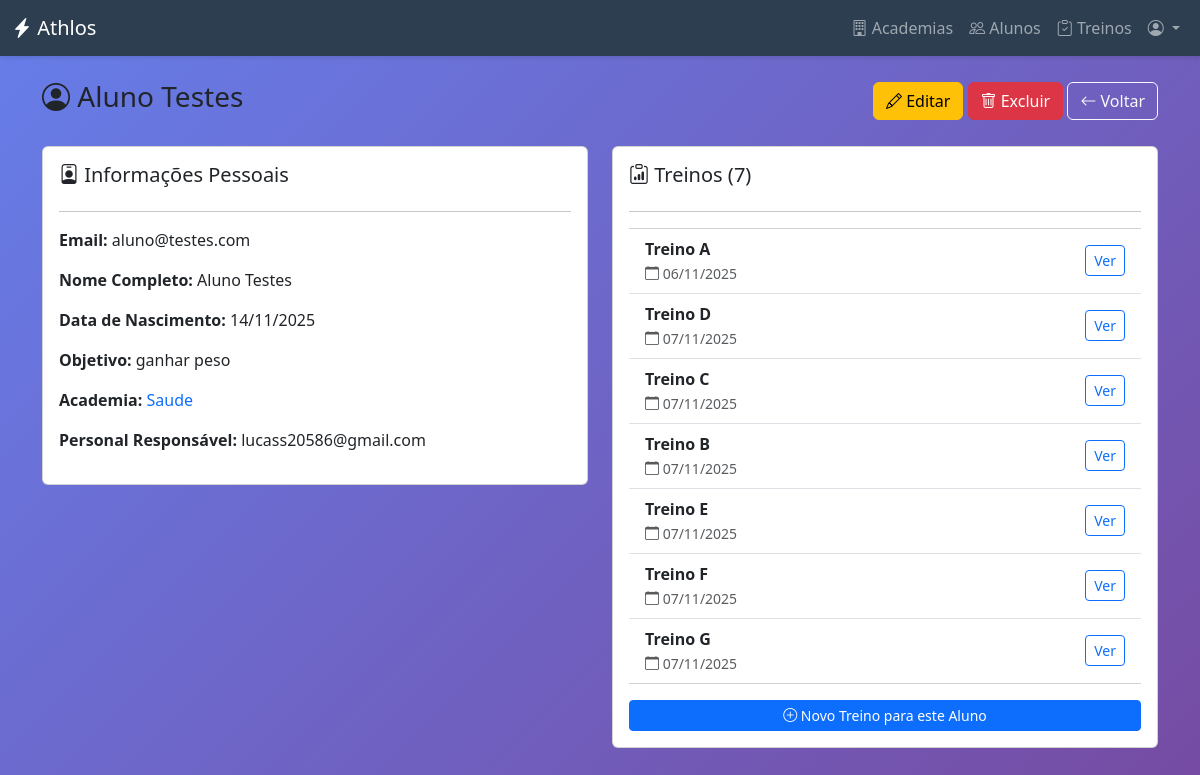
/alunos/15/ (signed in), run on an earlier commit of the app's database.
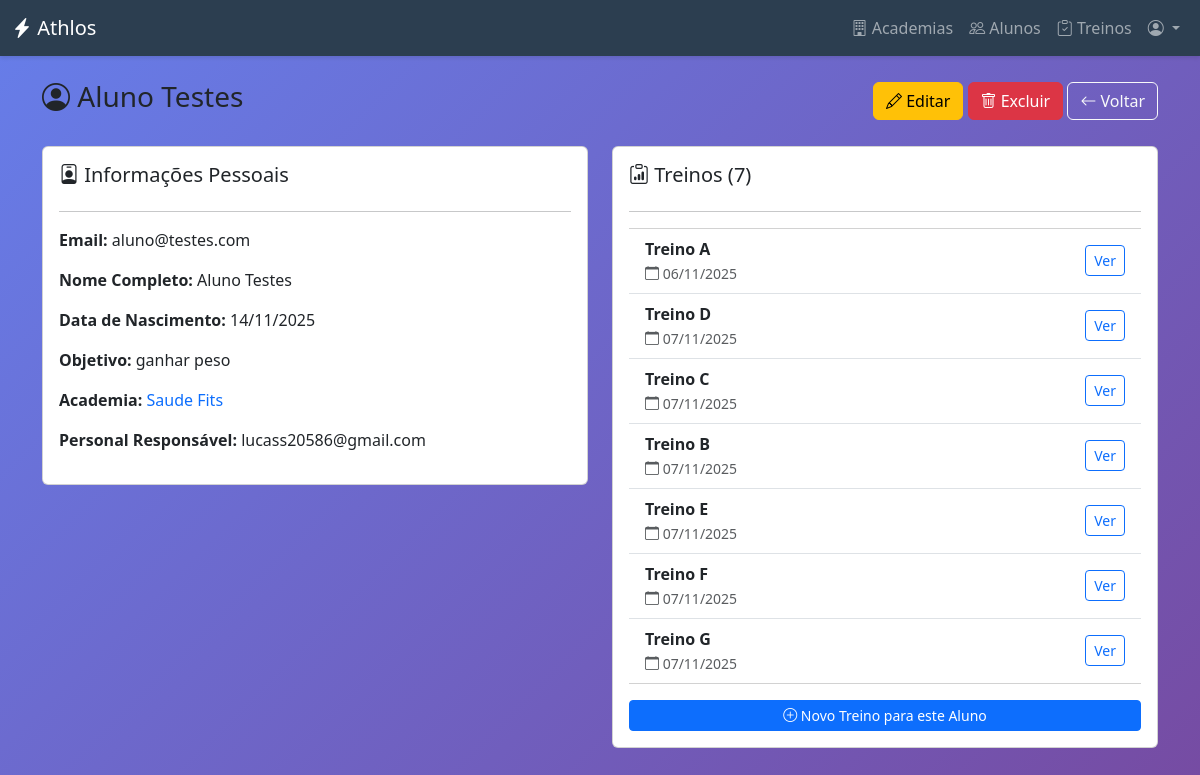
And on a later commit of the database.
### academias/models.py (models this page shows, shortened)
class Aluno(models.Model):
    user = models.OneToOneField(
        settings.AUTH_USER_MODEL,
        on_delete=models.CASCADE,
        primary_key=True,
        verbose_name="Usuário",
        limit_choices_to={"user_type": "ALUNO"},
    )
    personal_responsavel = models.ForeignKey(
        PersonalTrainer,
        on_delete=models.SET_NULL,
        null=True,
        blank=True,
        related_name="alunos",
        verbose_name="Personal Trainer Responsável",
    )
    academia = models.ForeignKey(
        Academia,
        on_delete=models.SET_NULL,
        null=True,
        blank=True,
        related_name="alunos",
        verbose_name="Academia",
    )
    data_nascimento = models.DateField(
        null=True, blank=True, verbose_name="Data de Nascimento"
    )
    objetivo = models.CharField(
        max_length=255, blank=True, null=True, verbose_name="Objetivo de Treino"
    )

class Academia(models.Model):
    nome_fantasia = models.CharField(max_length=100, verbose_name="Nome Fantasia")
    cnpj = models.CharField(max_length=18, unique=True, verbose_name="CNPJ")
    endereco = models.CharField(max_length=255, verbose_name="Endereço")
    telefone = models.CharField(max_length=15, verbose_name="Telefone")
    data_criacao = models.DateTimeField(
        auto_now_add=True, verbose_name="Data de Criação"
    )
    class Meta:
        verbose_name = "Academia"
        verbose_name_plural = "Academias"

class PersonalTrainer(models.Model):
    user = models.OneToOneField(
        settings.AUTH_USER_MODEL,
        on_delete=models.CASCADE,
        primary_key=True,
        verbose_name="Usuário",
        limit_choices_to={"user_type": "PERSONAL"},
    )
    cref = models.CharField(max_length=20, unique=True, verbose_name="CREF")
    especialidade = models.CharField(
        max_length=100, blank=True, null=True, verbose_name="Especialidade"
    )

### usuarios/models.py (models this page shows, shortened)
class CustomUser(AbstractUser):
    class TipoUsuario(models.TextChoices):
        ADMIN_SISTEMA = "ADMIN_SISTEMA", "Admin do Sistema"
        ADMIN_ACADEMIA = "ADMIN", "Admin da Academia"
        PERSONAL_TRAINER = "PERSONAL", "Personal Trainer"
        ALUNO = "ALUNO", "Aluno"
    email = models.EmailField(unique=True, verbose_name="Endereço de e-mail")
    user_type = models.CharField(
        max_length=20,
        choices=TipoUsuario.choices,
        default=TipoUsuario.ALUNO,
        verbose_name="Tipo de Usuário",
    )
    academia = models.ForeignKey(
        "academias.Academia",
        on_delete=models.SET_NULL,
        null=True,
        blank=True,
        verbose_name="Academia",
    )
    groups = models.ManyToManyField(
        Group,
        verbose_name="groups",
        blank=True,
        help_text=(
            "The groups this user belongs to. A user will get all permissions "
            "granted to each of their groups."
        ),
        related_name="customuser_groups",
        related_query_name="user",
    )
    user_permissions = models.ManyToManyField(
        Permission,
        verbose_name="user permissions",
        blank=True,
        help_text="Specific permissions for this user.",
        related_name="customuser_permissions",
        related_query_name="user",
    )
    USERNAME_FIELD = "email"
    REQUIRED_FIELDS = ["username", "first_name", "last_name"]

### core/views.py (the view)
# urls.py: path("alunos/<int:pk>/", views.aluno_detail, name="aluno_detail"),
@login_required
def aluno_detail(request, pk):
    aluno = get_object_or_404(Aluno, pk=pk)
    user = request.user
    allowed = False
    if user.user_type in ["ADMIN", "ADMIN_SISTEMA"]:
        allowed = True
    elif user.user_type == "PERSONAL" and hasattr(user, "personaltrainer"):
        if aluno.personal_responsavel == user.personaltrainer:
            allowed = True
    if not allowed:
        messages.error(request, "Acesso negado.")
        return redirect("dashboard")
    treinos = Treino.objects.filter(aluno=aluno)
    return render(
        request, "core/alunos/aluno_detail.html", {"aluno": aluno, "treinos": treinos}
    )

### core/templates/core/alunos/aluno_detail.html (shortened to what this page needs)
{% extends 'core/base.html' %}
{% block content %}
<div class="container py-4">
    <div class="d-flex justify-content-between align-items-center mb-4">
        <h3><i class="bi bi-person-circle"></i> {{ aluno.user.get_full_name|default:aluno.user.email }}</h3>
        <div>
            <a href="{% url 'aluno_edit' aluno.pk %}" class="btn btn-warning">
                <i class="bi bi-pencil"></i> Editar
            </a>
            <button type="button" class="btn btn-danger" data-bs-toggle="modal" data-bs-target="#deleteModal">
                <i class="bi bi-trash"></i> Excluir
            </button>
            <button onclick="history.back()" class="btn btn-outline-light">
                <i class="bi bi-arrow-left"></i> Voltar
            </button>
        </div>
    </div>
    <div class="row">
        <div class="col-md-6">
            <div class="card card-body mb-3">
                <h5><i class="bi bi-person-badge"></i> Informações Pessoais</h5>
                <hr>
                <p><strong>Email:</strong> {{ aluno.user.email }}</p>
                <p><strong>Nome Completo:</strong> {{ aluno.user.first_name }} {{ aluno.user.last_name }}</p>
                <p><strong>Data de Nascimento:</strong> {{ aluno.data_nascimento|date:"d/m/Y"|default:"Não informado" }}
                </p>
                <p><strong>Objetivo:</strong> {{ aluno.objetivo|default:"Não definido" }}</p>
                <p><strong>Academia:</strong>
                    {% if aluno.academia %}
                    <a href="{% url 'academia_detail' aluno.academia.pk %}" class="text-decoration-none">
                        {{ aluno.academia.nome_fantasia }}
                    </a>
                    {% else %}
                    <span class="text-muted">Não atribuído</span>
                    {% endif %}
                </p>
                <p><strong>Personal Responsável:</strong>
                    {% if aluno.personal_responsavel %}
                    {{ aluno.personal_responsavel.user.get_full_name|default:aluno.personal_responsavel.user.email }}
                    {% else %}
                    <span class="text-muted">Não atribuído</span>
                    {% endif %}
                </p>
            </div>
        </div>
        <div class="col-md-6">
            <div class="card card-body mb-3">
                <h5><i class="bi bi-clipboard-data"></i> Treinos ({{ treinos.count }})</h5>
                <hr>
                {% if treinos %}
                <ul class="list-group list-group-flush">
                    {% for treino in treinos %}
                    <li class="list-group-item d-flex justify-content-between align-items-center">
                        <div>
                            <strong>{{ treino.nome_treino }}</strong>
                            <br>
                            <small class="text-muted">
                                <i class="bi bi-calendar"></i> {{ treino.data_criacao|date:"d/m/Y" }}
                            </small>
                        </div>
                        <a href="{% url 'treino_detail' treino.pk %}" class="btn btn-sm btn-outline-primary">
                            Ver
                        </a>
                    </li>
                    {% endfor %}
                </ul>
                {% else %}
                <p class="text-muted">Nenhum treino cadastrado ainda.</p>
                {% endif %}
                <div class="mt-3">
                    <a href="{% url 'treino_create' %}" class="btn btn-sm btn-primary w-100">
                        <i class="bi bi-plus-circle"></i> Novo Treino para este Aluno
                    </a>
                </div>
            </div>
        </div>
    </div>
</div>
{% endblock %}

What changed in the data, as far as the page shows it:
changed through a linked row, Aluno "ganhar peso": academia.nome_fantasia "Saude" → "Saude Fits"
